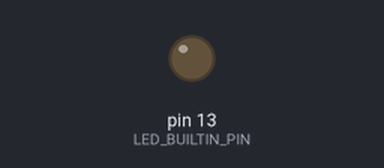
Bench run of a sketch on a simulated Arduino Uno, built with avr-gcc and run on an emulated ATmega328P. On the bench: output pins drawn as LEDs (lit = HIGH).

Above: at 5.0 s.
At 9.9 s:
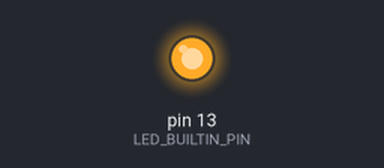
Timing chart, 0 to 14.9 s (numbered marks = the images above):
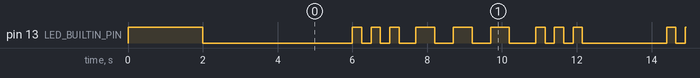

The sketch:

arduinoInC.ino
```cpp
extern "C"
{
  #include "src/sos/sos.h"
}

void setup()
{
  sos_init();
}

void loop()
{
  sos_task();
}
```

main.c
```cpp
#include "src/sos/sos.h"

int main(void)
{
  sos_init();
  while (1)
    sos_task();
  return 0;
}
```

blink.c
```cpp
#include "blink.h"

#include <avr/io.h>     // AVR register definitions (DDRx, PORTx, PINx, etc.)
#include <util/delay.h> // provides _delay_ms() and _delay_us()

// Initialize the LED pin
void blink_init(void)
{
    // Arduino Uno digital pin 13 is AVR Port B, bit 5 (PB5).
    // DDRx (Data Direction Register) controls INPUT/OUTPUT mode:
    //   0 = input, 1 = output
    // Here we set PB5 to 1 → configure as OUTPUT.
    DDRB |= (1 << PB5);
    // This is equivalent to: pinMode(13, OUTPUT);
}

// Blink task toggles the LED
void blink_task(void)
{
    // PORTx controls the actual HIGH/LOW state of an output pin.
    // XOR with (1 << PB5) flips the bit each call:
    //   - if LED was ON → turn it OFF
    //   - if LED was OFF → turn it ON
    // this is toggle, it stays on either HIGH or LOW
    PORTB ^= (1 << PB5);

    // Simple blocking delay: wait 500 milliseconds
    _delay_ms(500);
}

_Bool isOn(void)
{
  return 1;
}
```

blink.h
```cpp
#ifndef _BLINK_H_
#define _BLINK_H_

void blink_init(void);
void blink_task(void);
_Bool isOn(void);

#endif
```

traffic_light.c
```cpp
#include "traffic_light.h"

void init_trafficLight(tTrafficLight* module)
{
    // Set pins as output
    DDRD |= (1 << module->pin_red);
    DDRD |= (1 << module->pin_yellow);
    DDRD |= (1 << module->pin_green);

    // Set pins low
    PORTD &= ~(1 << module->pin_red);
    PORTD &= ~(1 << module->pin_yellow);
    PORTD &= ~(1 << module->pin_green);
}

void turn_light(uint8_t pin, _Bool on)
{
	if (on)
		PORTD |= (1 << pin);
	else
		PORTD &= ~(1 << pin);
}
```

traffic_light.h
```cpp
#ifndef _TRAFFIC_LIGHT_H_
#define _TRAFFIC_LIGHT_H_

#include <avr/io.h>     // AVR registers: DDRx, PORTx, PINx
#include <util/delay.h> // _delay_ms()

// ---------------------------
// Public API
// ---------------------------
typedef struct
{
  uint8_t pin_red;
  uint8_t pin_yellow;
  uint8_t pin_green;
} tTrafficLight;

void init_trafficLight(tTrafficLight* module);
void turn_light(uint8_t pin, _Bool on);

// ---------------------------
// Internal helpers
// ---------------------------

#endif
```

sos.c
```cpp
#include "sos.h"

// Initialize LED pin as output and flash twice for indication
void sos_init(void)
{
    DDRB |= (1 << LED_BUILTIN_PIN);  // Set pin as output
    // Initial flash sequence
    PORTB |= (1 << LED_BUILTIN_PIN);   // LED ON
    _delay_ms(INIT_DELAY);
    PORTB &= ~(1 << LED_BUILTIN_PIN);  // LED OFF
    _delay_ms(INIT_DELAY);
}

static inline void sos_blink3x_long()
{
  for (uint8_t i = 0; i < 3; i++)
  {
    PORTB |= (1 << LED_BUILTIN_PIN);
    _delay_ms(LONG_DELAY);
    PORTB &= ~(1 << LED_BUILTIN_PIN);
    _delay_ms(LONG_DELAY);

  }
}

static inline void sos_blink3x_short()
{
  for (uint8_t i = 0; i < 3; i++)
  {
    PORTB |= (1 << LED_BUILTIN_PIN);
    _delay_ms(SHORT_DELAY);
    PORTB &= ~(1 << LED_BUILTIN_PIN);
    _delay_ms(SHORT_DELAY);

  }
}

// SOS pattern: ··· ––– ···
void sos_task(void)
{
    PORTB &= ~(1 << LED_BUILTIN_PIN);
    _delay_ms(INIT_DELAY);

    sos_blink3x_short();
    _delay_ms(GAP_DELAY);
    sos_blink3x_long();
    _delay_ms(GAP_DELAY);
    sos_blink3x_short();
}
```

sos.h
```cpp
#ifndef _SOS_H_
#define _SOS_H_

#include <avr/io.h>     // AVR registers: DDRx, PORTx, PINx
#include <util/delay.h> // _delay_ms()

// ---------------------------
// Configurable parameters
// ---------------------------
#define LED_BUILTIN_PIN PB5  // Arduino Uno: pin 13
#define INIT_DELAY     2000  // ms
#define SHORT_DELAY     250  // ms (dot)
#define LONG_DELAY      500  // ms (dash)
#define GAP_DELAY       200  // ms gap between letters

// ---------------------------
// Public API
// ---------------------------
void sos_init(void);
void sos_task(void);

// ---------------------------
// Internal helpers
// ---------------------------
// static inline ensures the compiler can inline them
// and they are private to each compilation unit
static inline void sos_blink_short(void); // Short blink: · (dot)
static inline void sos_blink_long(void);  // Long blink: – (dash)

#endif
```

Measured:
- by itself, pin 13 (LED_BUILTIN_PIN): repeats every 8.4 s: 2 × (HIGH 0.25 s, LOW 0.25 s), HIGH 0.25 s, LOW 0.45 s, 2 × (HIGH 0.50 s, LOW 0.50 s), HIGH 0.50 s, LOW 0.70 s, 2 × (HIGH 0.25 s, LOW 0.25 s), HIGH 0.25 s, LOW 2.3 s
- by itself, everything shown: repeats every 8.4 s, in 18 steps
